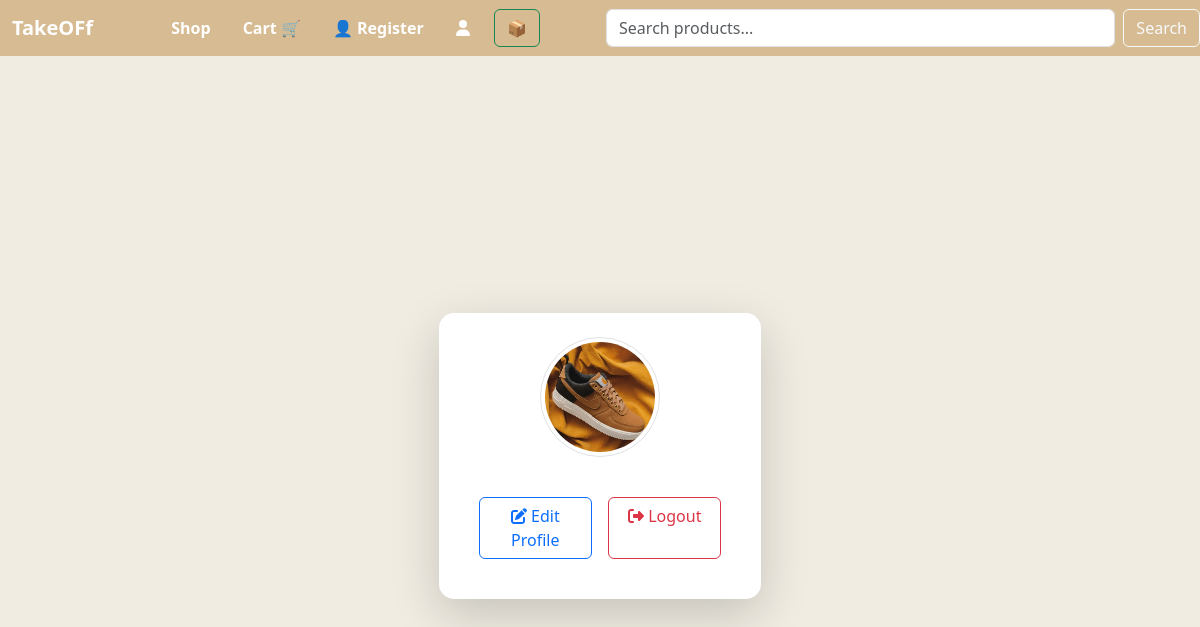
The page /profile/ (signed in) on the database as committed earlier.
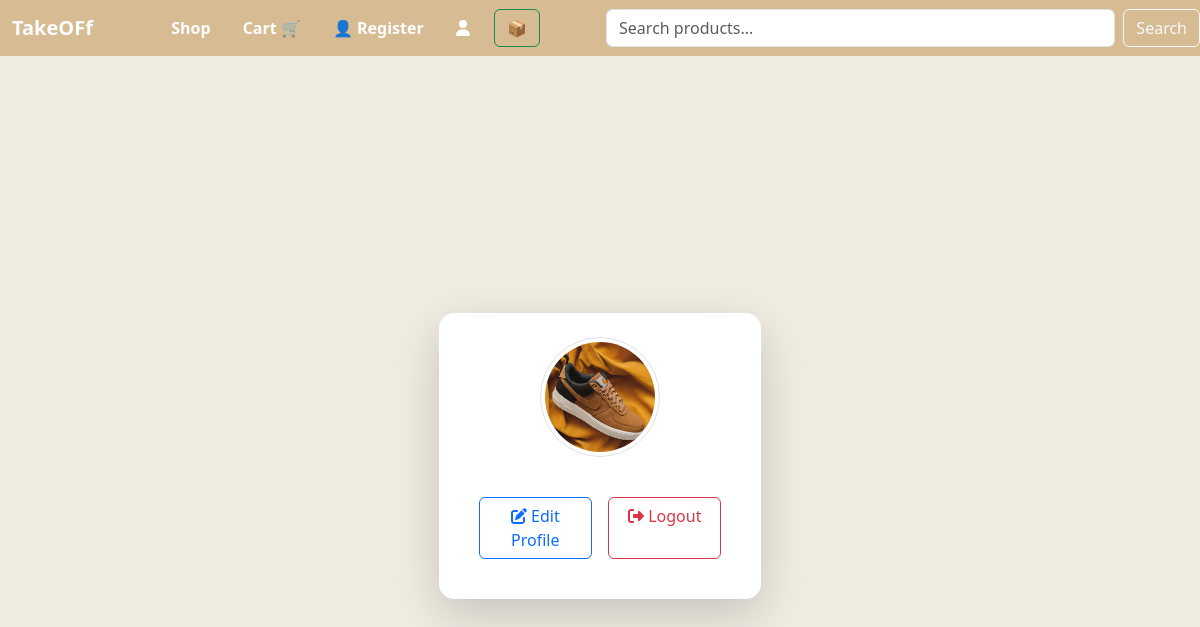
The same page on the database as committed later.
### ship/models.py (models this page shows, shortened)
class UserProfile(models.Model):
    user = models.OneToOneField(User, on_delete=models.CASCADE, related_name='userprofile')
    profile_image = models.ImageField(upload_to='profile_image/', default='default.jpg')
    name = models.CharField(max_length=100, blank=True)
    email = models.EmailField(blank=True)
    bio = models.TextField(blank=True, null=True)
    address = models.CharField(max_length=255, blank=True)
    phone = models.CharField(max_length=15, blank=True)

### ship/views.py (the view)
# urls.py: path('profile/', views.profile, name='profile'),
@login_required
def profile(request):
    profile = request.user.userprofile
    return render(request, 'profile.html', {'profile': profile})

### templates/profile.html (shortened to what this page needs)
{% extends "base.html" %}
{% load static %}
{% block body %}
<div class="container d-flex justify-content-center align-items-center vh-100">
    <div class="card p-4 shadow-lg border-0" style="max-width: 400px; border-radius: 15px;">
        <div class="text-center">
       <img src="{{ profile.profile_image.url }}" class="rounded-circle border p-1"
       style="width: 120px; height: 120px; object-fit: cover;" alt="Profile Picture">
        </div>
        <div class="card-body text-center">
            <div class="d-flex justify-content-between mt-4">
                <a href="{% url 'updateprofile' %}" class="btn btn-outline-primary w-50 me-2">
                    <i class="fas fa-edit"></i> Edit Profile
                </a>
                <a href="{% url 'logout' %}" class="btn btn-outline-danger w-50 ms-2">
                    <i class="fas fa-sign-out-alt"></i> Logout
                </a>
            </div>
        </div>
    </div>
</div>
{% endblock body %}

### templates/base.html (shortened to what this page needs)
{% load static %}
<!DOCTYPE html>
<html lang="en">
<head>
  {% block style %}
  <link rel="stylesheet" href="{% static 'css/style.css' %}">
  <link rel="stylesheet" href="{% static 'css/shoeinfo.css' %}">
  <link rel="stylesheet" href="https://cdnjs.cloudflare.com/ajax/libs/font-awesome/6.7.2/css/all.min.css" />
  <link rel="stylesheet" href="https://cdn.jsdelivr.net/npm/bootstrap@5.3.3/dist/css/bootstrap.min.css">
  {% endblock style %}
</head>
<body style="background-color: #f0ece2;">
<div class="main w-100" >
{% block navbar %}
<nav class="navbar navbar-expand-lg position-sticky" style="background-color: #d5ba92f9;">
    <div class="container-fluid">
        <a class="navbar-brand text-white fw-bold" href="/">TakeOFf</a>
        <div class="collapse navbar-collapse justify-content-center" id="navbarSupportedContent">
            <ul class="navbar-nav d-flex justify-content-center align-items-center gap-3">
                <li class="nav-item"><a class="nav-link text-white fw-semibold" href="/grid">Shop</a></li>
                <li class="nav-item"><a class="nav-link text-white fw-semibold" href="/checkout">Cart 🛒</a></li>
                <li class="nav-item"><a class="nav-link text-white fw-semibold" href="/register">👤 Register</a></li>
                <li class="nav-item"><a class="nav-link text-white" href="/profile"><i class="fa-solid fa-user"></i></a></li>
                <a href="/track_order" class="btn btn-outline-success">📦</a>
            </ul>
        </div>
    </div>
    <div class="search-container d-lg-block d-flex justify-content-center w-100">
        <form class="d-flex" role="search" method="get" action="{% url 'search_products' %}">
            <input class="form-control me-2" type="search" name="q" id="search-input" placeholder="Search products...">
            <button class="btn btn-outline-light" type="submit">Search</button>
        </form>
    </div>
</nav>
      {% endblock navbar %}
  {% block body %}
  {% endblock body %}
</div>
</body>
</html>

### static/css/style.css (style rules this page uses)
* { margin:0; padding: 0; box-sizing: border-box; }
html,body { width: 100%; height: 100%; font-family: "Poppins", sans-serif; background-color: #f0ece2; }

### static/css/shoeinfo.css (style rules this page uses)
* { margin:0; padding: 0; box-sizing: border-box; }

### templates/base.html (style rules this page uses)
.navbar.position-sticky { position: sticky; top: 0; z-index: 1050; }
@media (min-width: 992px) { .search-container { width: auto; padding: 0; margin-left: auto; } }

Rows that differ between the two databases and show on the page:
changed UserProfile: profile_image: a different picture
